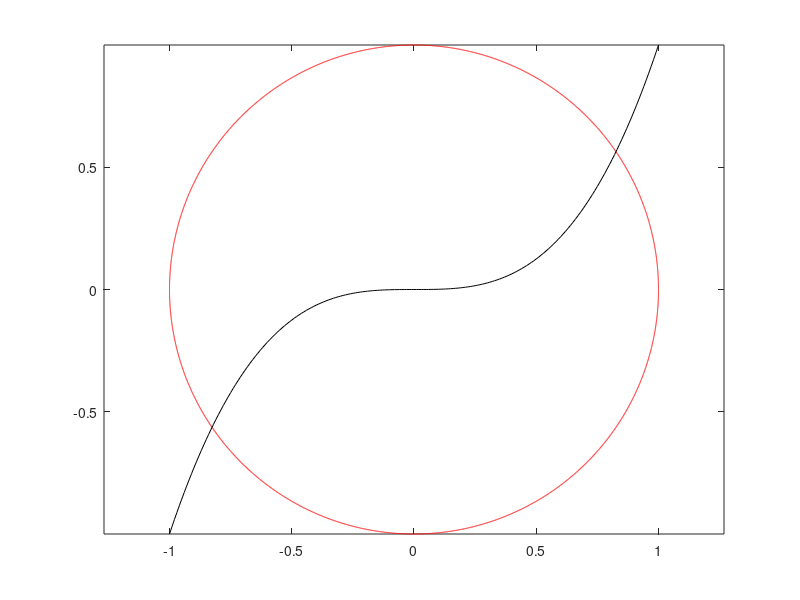

MATLAB code for this plot: (Note: this script raises an error after producing the figure.)
t=0:0.001:2*pi;
x=cos(t);y=sin(t);
plot(x,y,'r');
axis equal

%functia de gradul 3
x=-1:0.01:1;
y=x.^3;
hold on
plot(x,y,'k')

%se observa ca avem doua solutii.
%aplicam metoda lui Newton
F=@(x) [x(1)^2+x(2)^2-1; x(1)^3-x(2)]
Fd=@(x,y) [2*x(1) 2*x(2); 3*x(1)^2 -1]

%solutia din cadranul III
[z_newton3,ni_newton3]=Newton(F,Fd,[-0.5;-0.5],1e-6)
plot(z(1),z(2),'o')

%solutia din cadranul I
[z_newton1,ni_newton1]=Newton(F,Fd,[0.5;0.5],1e-6)
plot(z(1),z(2),'og')
[z_aprox,ni_aprox]=AproximariSuccesive(F,[0.8;0.5],1e-6,50)
plot(z(1),z(2),'ob')
